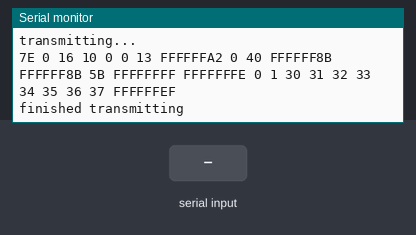
Bench run of a sketch on a simulated Arduino Uno, built with avr-gcc and run on an emulated ATmega328P. Parts: the last lines printed to the serial monitor. Inputs (shaded band) come from the test bench.

Above: at 4.9 s.
5.0 s: "1" received over the second serial link
At 7.0 s:
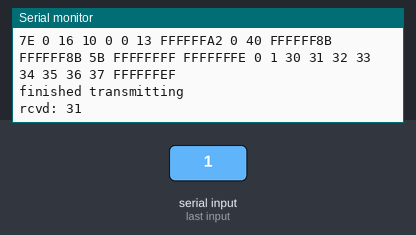
7.8 s: "0" received over the second serial link
At 9.8 s:
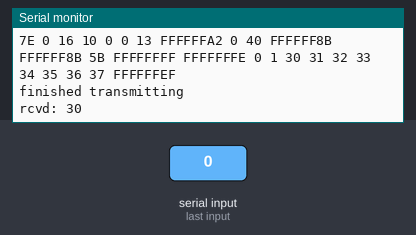
10.6 s: "2" received over the second serial link
At 13.8 s:
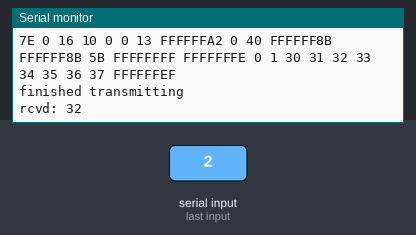

Measured:
- after the input at 5.0 s, the serial monitor: prints a new line after 1.3 s (image 1)
- after the input at 7.8 s, the serial monitor: prints a new line after 0.64 s (image 2)
- after the input at 10.6 s, the serial monitor: prints a new line after 2.0 s (image 3)

The sketch:

lab9_2.ino
```cpp
// code for transmiting to XBee radio with particular addaress
// pins 4 and 5 are used for communication between Arduino and
// XBee

#include <SoftwareSerial.h>

#define zb_txPin 5
#define zb_rxPin 4
#define N_ZB_FRAME 124    //  maximum size of the frame
int n_frame_to_ZB;        //  counter for the frame
SoftwareSerial xBeeSerial(zb_rxPin, zb_txPin); // XBee constructor


char frame_to_ZB[N_ZB_FRAME]; // frame declaration

void setup()
{
  Serial.begin(9600);
  xBeeSerial.begin(9600);

}


void loop()
{
  byte inByte;
  while ( xBeeSerial.available() > 0) //
  {
    inByte = -1;
    inByte = xBeeSerial.read();
    Serial.print("rcvd: ");
    Serial.println(inByte,HEX);
  }
  delay(2000);
  SendToZB();

}

// function to send data through XBee
void SendToZB(){

  int j;
  unsigned int check_sum_total = 0;
  unsigned int CRC = 0;

   // delimiter
  frame_to_ZB[0] = 0x7E;
  // length
  frame_to_ZB[1] = 0x00;
  frame_to_ZB[2] = 0x16; // length
  //API ID
  frame_to_ZB[3] = 0x10; // tramsmission frame indicator
  frame_to_ZB[4] = 0x00;
  // destination 64 bit address - broadcast
  frame_to_ZB[5] = 0x00;
  frame_to_ZB[6] = 0x13;
  frame_to_ZB[7] = 0xA2;
  frame_to_ZB[8] = 0x00;
  frame_to_ZB[9] = 0x40;
  frame_to_ZB[10] = 0x8B;
  frame_to_ZB[11] = 0x8B;
  frame_to_ZB[12] = 0x5B;
  // destination 16 bit address - broadcast
  frame_to_ZB[13] = 0xFF;
  frame_to_ZB[14] = 0xFE;
  // number of hops
  frame_to_ZB[15] = 0x00;
  //option
  frame_to_ZB[16] = 0x01;
  //data
  frame_to_ZB[17] = 48;
  frame_to_ZB[18] = 49;
  frame_to_ZB[19] = 50;
  frame_to_ZB[20] = 51;
  frame_to_ZB[21] = 52;
  frame_to_ZB[22] = 53;
  frame_to_ZB[23] = 54;
  frame_to_ZB[24] = 55;

  n_frame_to_ZB = 25;

  // add CRC to the packet
  for ( j = 3 ; j < n_frame_to_ZB ; j++){
    check_sum_total = check_sum_total + frame_to_ZB[j];
  }
  check_sum_total = check_sum_total & 0xFF;
  CRC = 0xFF - check_sum_total;
  //Serial.println(CRC);
  frame_to_ZB[n_frame_to_ZB] = CRC;
  n_frame_to_ZB = n_frame_to_ZB + 1;

  Serial.println("transmitting...");
  j = 0;
  while ( j < n_frame_to_ZB){
    xBeeSerial.write(frame_to_ZB[j]);
    Serial.print(frame_to_ZB[j],HEX);
    Serial.print(" ");
    j++;
  }
  Serial.println(" ");
  Serial.println("finished transmitting");

}
```
